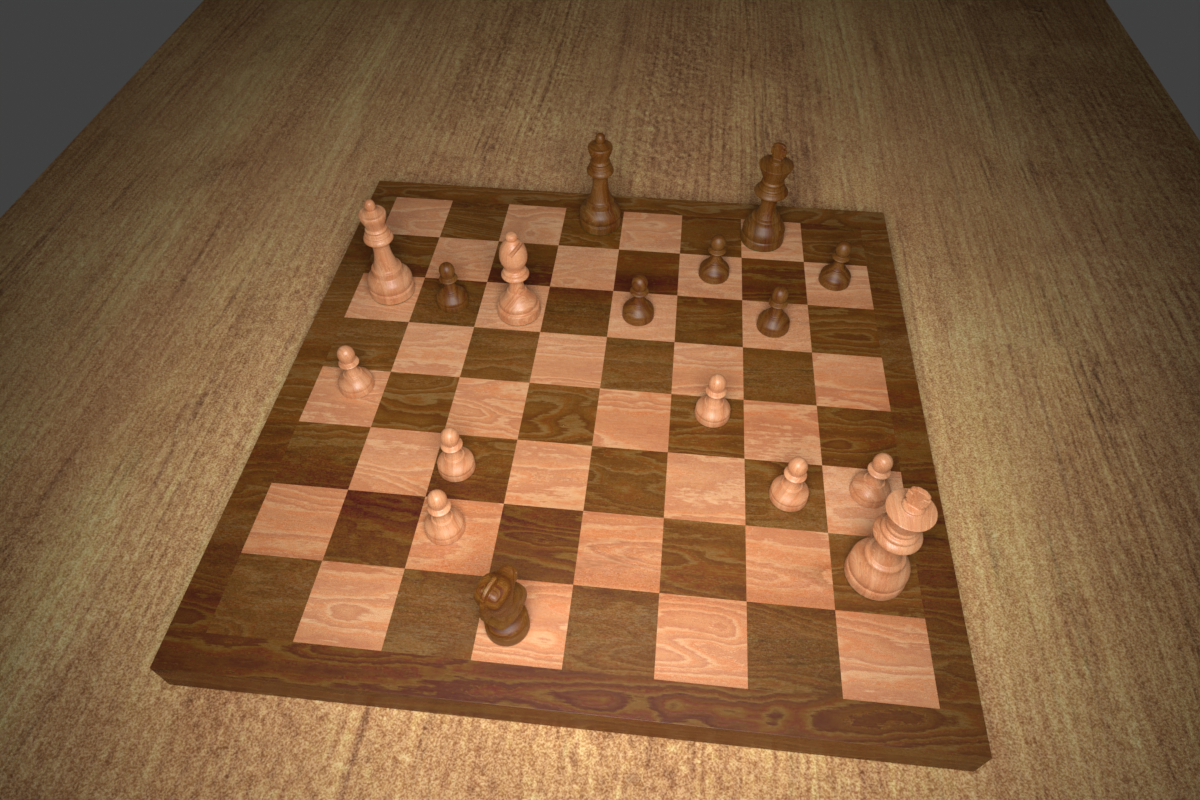
#> input picture example/0024.png, 1200 x 800 px
$ python -i pretreatment.py   (imports and definitions only)
#> lines starting #> are read from the running program, lines starting #| are printed output that depends on the picture; after the words box and inside, x2 and y2 are one past the last pixel; in counts of white or black regions, pixels touching at a corner belong together
import cv2
import numpy as np
import matplotlib.pyplot as plt
import scipy.spatial as spatial
import scipy.cluster as clstr
from collections import defaultdict
from functools import partial
import sys
from PIL import Image

root = './pre-treatment'

# Read image and do lite image processing
# [7 lines left out: function read_img, not called in this run]

def auto_canny(image, sigma=3.9):
    """
    Canny edge detection with automatic thresholds.
    """
    # compute the median of the single channel pixel intensities
    v = np.median(image)

    # apply automatic Canny edge detection using the computed median
    lower = int(max(0, (1.0 - sigma) * v))
    upper = int(min(255, (1.0 + sigma) * v))
    edged = cv2.Canny(image, lower, upper)

    # return the edged image
    return edged

def hor_vert_lines(lines):
    """
    A line is given by rho and theta. Given a list of lines, returns a list of
    horizontal lines (theta=90 deg) and a list of vertical lines (theta=0 deg).
    """
    h = []
    v = []
    for distance, angle in lines:
        if angle < np.pi / 4 or angle > np.pi - np.pi / 4:
            v.append([distance, angle])
        else:
            h.append([distance, angle])
    return h, v

# [66 lines left out: functions intersections, cluster, closest_point, find_corners, four_point_transform, not called in this run]

def find_board(fname):
    """
    Given a filename, returns the board image.
    """
#> called with fname = 'example/0024.png'
    img = cv2.imread(str(fname), 1)
#> img is the input picture: shape (800, 1200, 3); mean B, G, R 61.7, 94.5, 129.7
    if img is None:
        print('no image')
        return None

    gray = cv2.cvtColor(img, cv2.COLOR_BGR2GRAY)
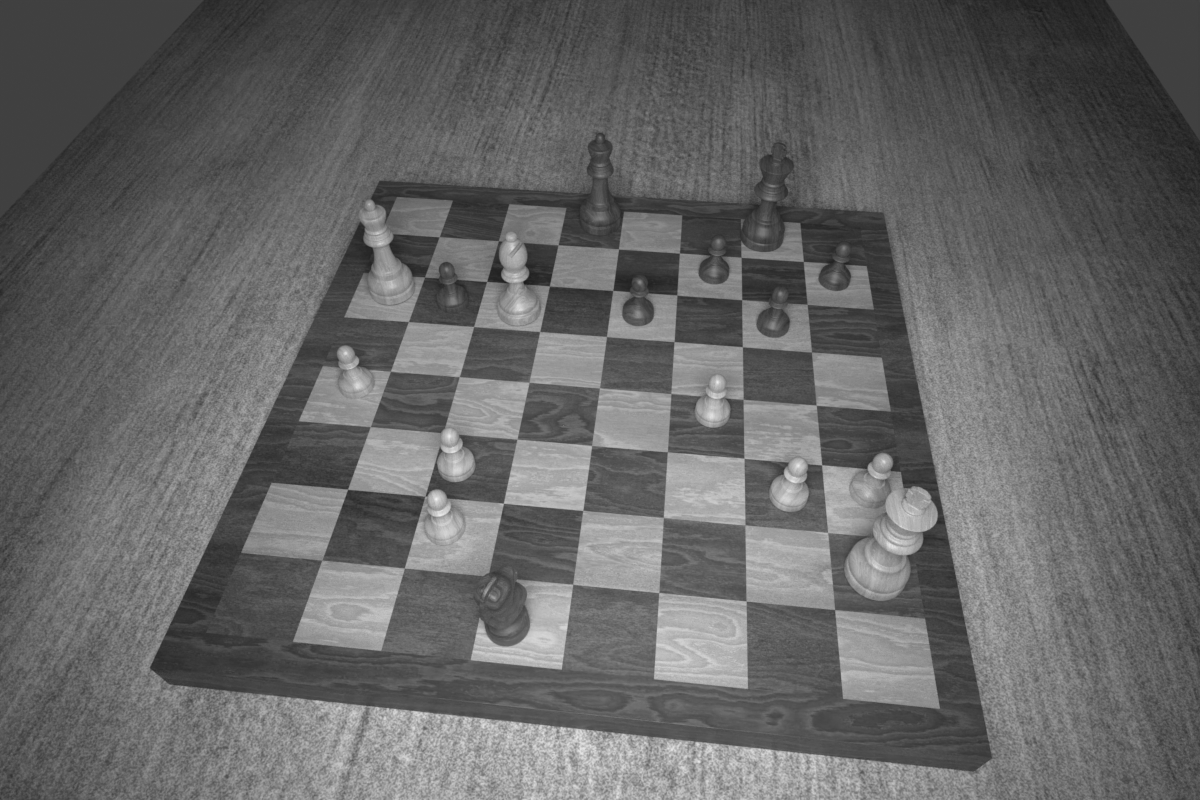
#> gray: shape (800, 1200); min 26, max 242, mean 101.3
    gray = cv2.blur(gray, (3, 3))

    # Canny edge detection
    edges = auto_canny(gray)
#> in auto_canny, `v = np.median(image)`: v = 94
#> in auto_canny, `lower = int(max(0, (1.0 - sigma) * v))`: lower = 0
#> in auto_canny, `upper = int(min(255, (1.0 + sigma) * v))`: upper = 255
#> in auto_canny, `edged = cv2.Canny(image, lower, upper)`:
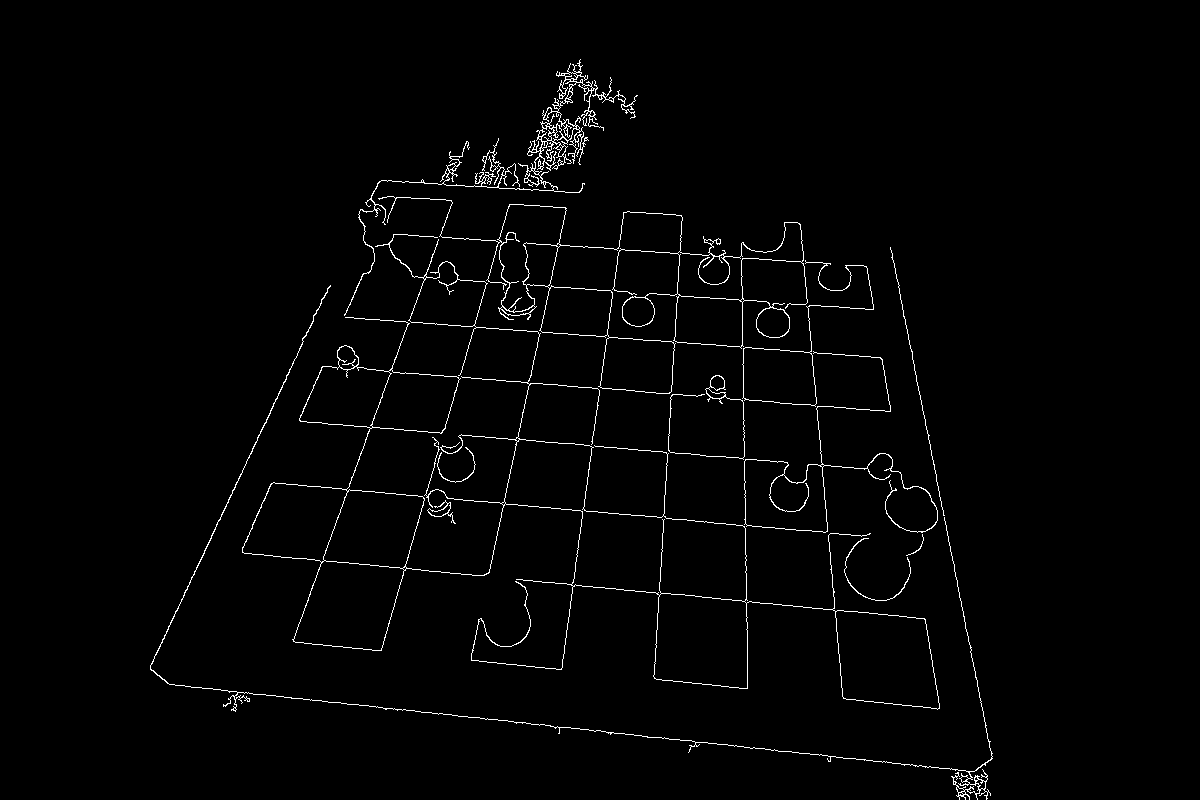
#> edged: shape (800, 1200); 1.6% white in thin lines or dots, all inside (x1, y1, x2, y2) = (150, 59, 993, 800)
    if np.count_nonzero(edges) / float(gray.shape[0] * gray.shape[1]) > 0.035:
        print('too many edges')
        return None

    # Hough line detection
    lines = cv2.HoughLines(edges, 1, np.pi/180, 200)
#> lines = 14 rows, first 8: [597, 0.209], [494, 0.349], [545, 0.279], [-778, 3.05], [418, 0.436], [205, 1.64], [392, 1.66], [247, 1.64]
    if lines is None:
        print('no lines')
        return None

    lines = np.reshape(lines, (-1, 2))

    # Compute intersection points
    h, v = hor_vert_lines(lines)
#> the loop in hor_vert_lines, `for distance, angle in lines:` made 14 passes
#> (distance, angle) on passes 1 to 12: (597, 0.209), (494, 0.349), (545, 0.279), (-778, 3.05), (418, 0.436), (205, 1.64), (392, 1.66), (247, 1.64), (458, 1.66), (664, 1.68), (-736, 3.12), (-828, 2.95)
#> after the loop in hor_vert_lines, `for distance, angle in lines:`: h = [[205, 1.64], [392, 1.66], [247, 1.64], [458, 1.66], [664, 1.68], [607, 1.68]]; v = [[597, 0.209], [494, 0.349], [545, 0.279], [-778, 3.05], [418, 0.436], [-736, 3.12], [-828, 2.95], [648, 0.14]]
    if len(h) < 9 or len(v) < 9:
        print('too few lines')
        return None
    points = intersections(h, v)

    # Cluster intersection points
    points = cluster(points)

    #print('points: ' + str(np.shape(points)))
    pts = np.array(points)

    # Find corners
    img_shape = np.shape(img)
    points = find_corners(points, (img_shape[1], img_shape[0]))

    # Perspective transform
    new_img = four_point_transform(img, points)

    cv2.imwrite(root+'/transformed.jpg', new_img)
    return new_img

# [10 lines left out: function split_board, not called in this run]

>>> result = find_board('example/0024.png')

$ run again, on example/0039.png
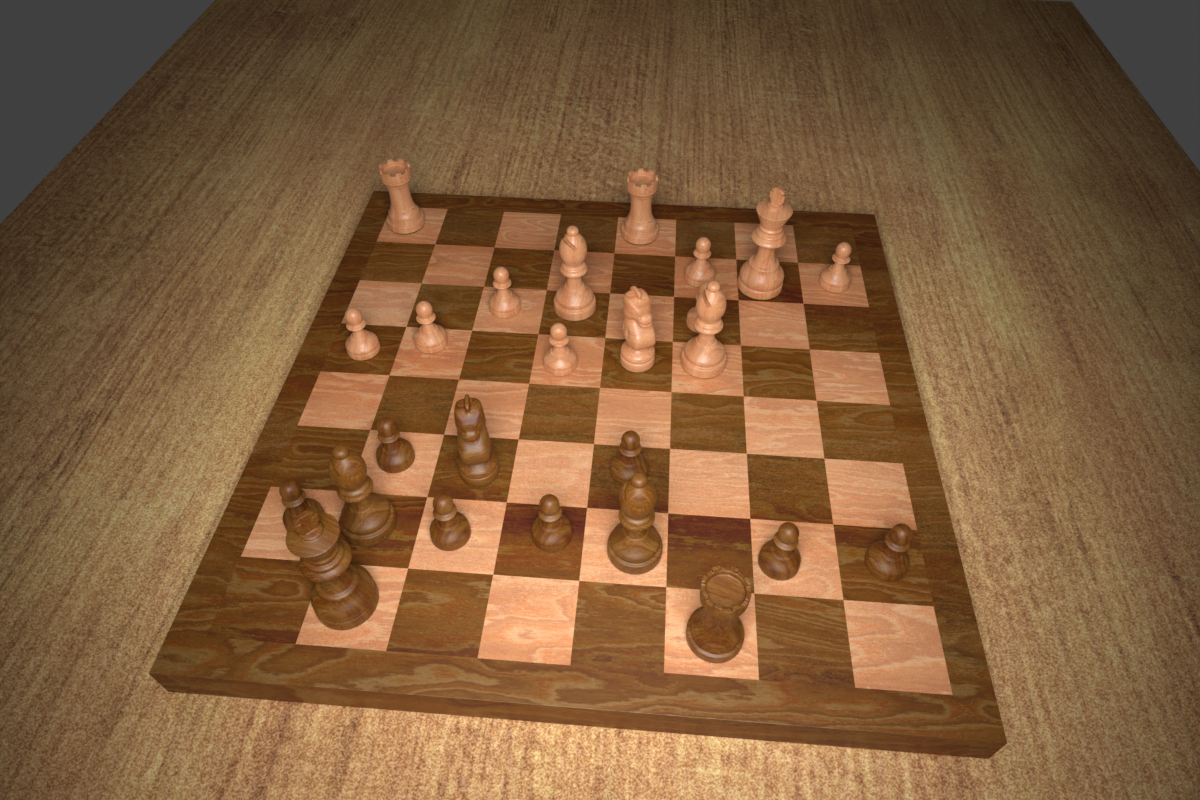
#> input picture example/0039.png, 1200 x 800 px
#> in find_board, img is the input picture: shape (800, 1200, 3); mean B, G, R 60.7, 93.2, 127.6
#> in find_board, `gray = cv2.cvtColor(img, cv2.COLOR_BGR2GRAY)`:
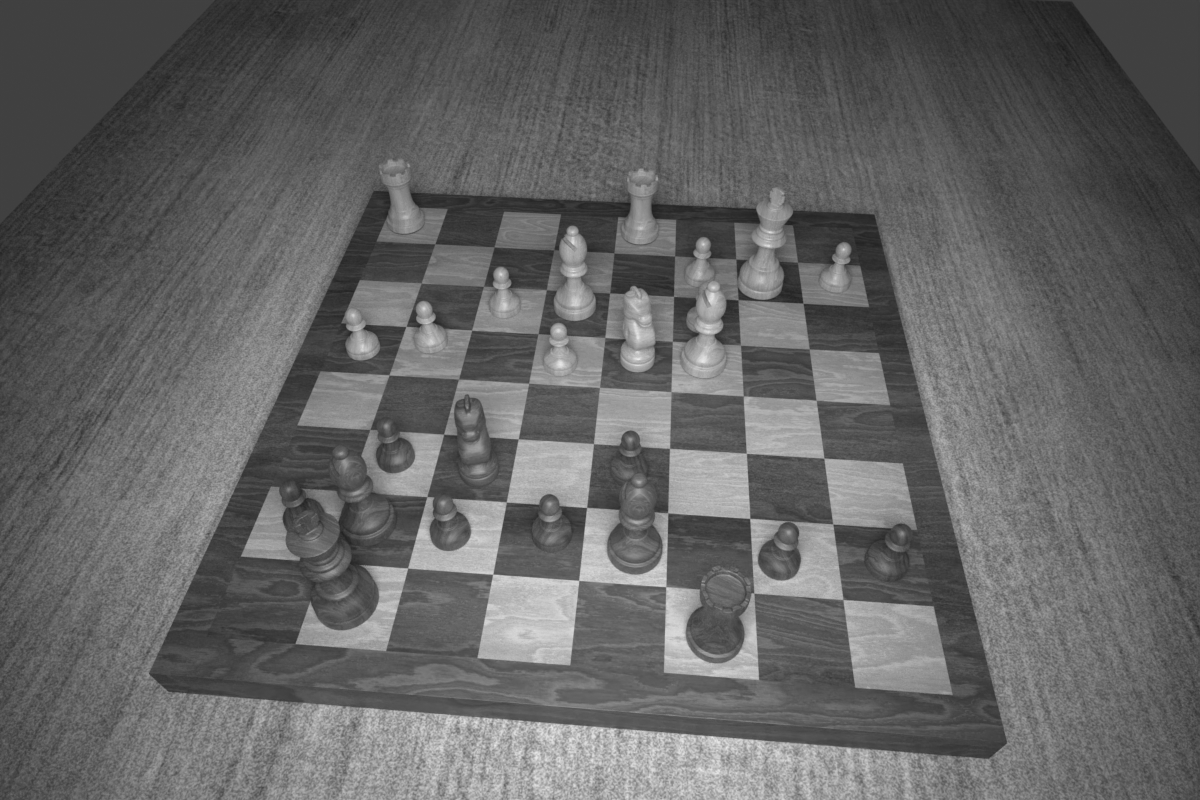
#> gray: shape (800, 1200); min 27, max 235, mean 99.8
#> in auto_canny, `v = np.median(image)`: v = 92
#> lower = 0
#> upper = 255
#> in auto_canny, `edged = cv2.Canny(image, lower, upper)`:
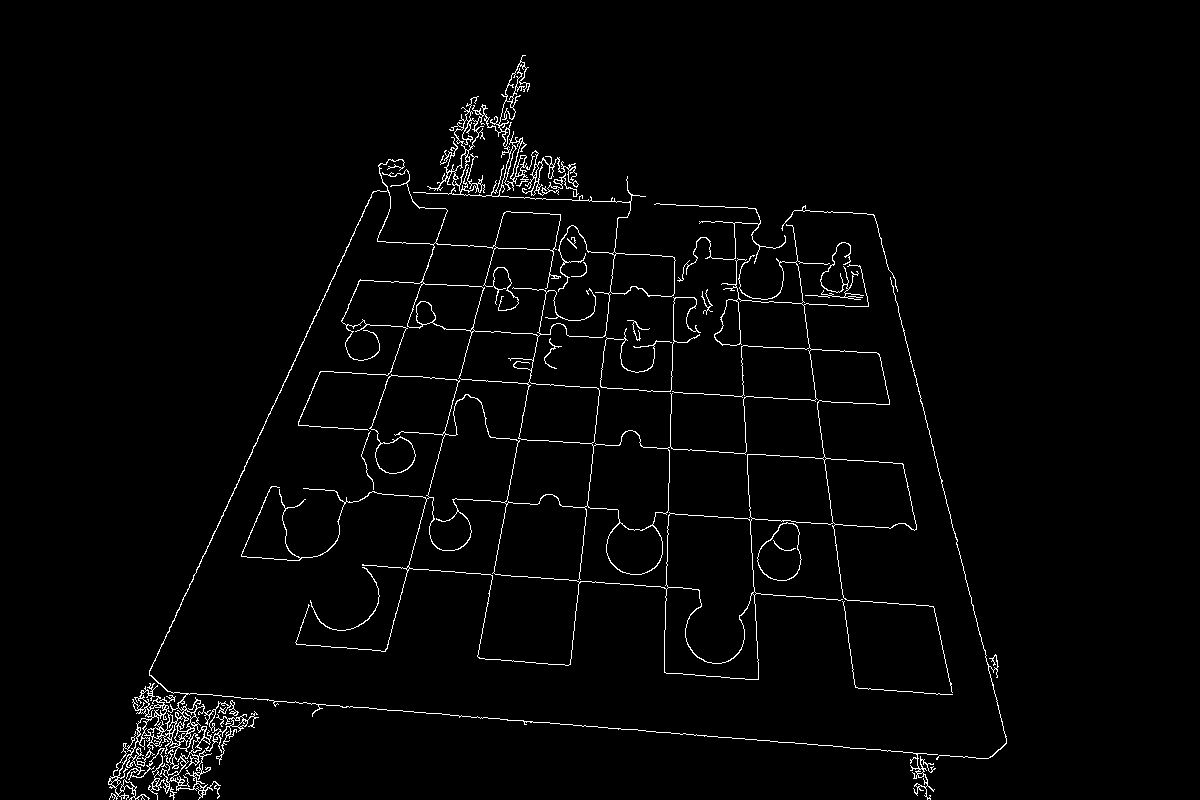
#> edged: shape (800, 1200); 2.1% white in thin lines or dots, all inside (x1, y1, x2, y2) = (108, 55, 1007, 800)
#> lines = [[419, 0.436], [541, 0.262], [-797, 2.9], [539, 1.64], [465, 1.64], [261, 1.62], [-722, 3.09], [637, 0.105], [306, 1.62], [490, 0.332]]
#> the loop in hor_vert_lines, `for distance, angle in lines:` made 10 passes
#> after the loop in hor_vert_lines, `for distance, angle in lines:`: h = [[539, 1.64], [465, 1.64], [261, 1.62], [306, 1.62]]; v = [[419, 0.436], [541, 0.262], [-797, 2.9], [-722, 3.09], [637, 0.105], [490, 0.332]]
